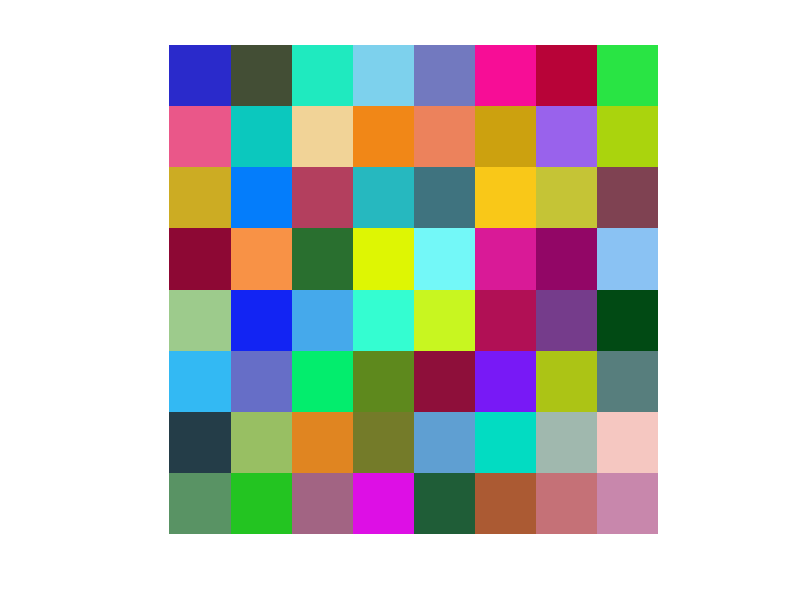

MATLAB code for this plot:
%UsingColormaps.m

clear all
close all

img=reshape(1:64,8,8);
image(img);colormap(gray(64))
axis square
axis off

for i=1:200
    paintpots = rand(64,3);
    colormap(paintpots);
    drawnow
end